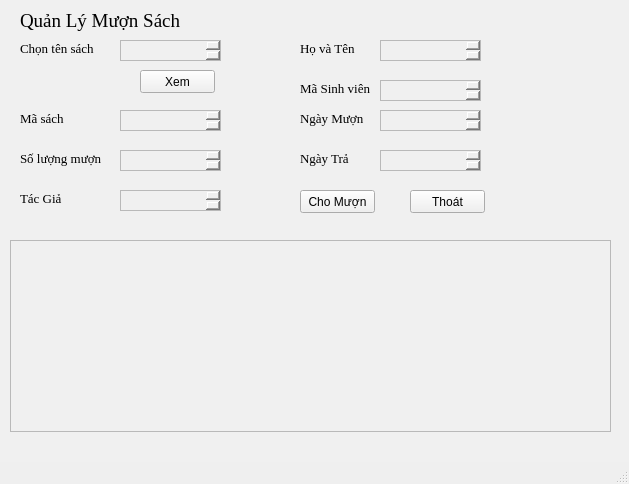
<?xml version="1.0" encoding="UTF-8"?>
<ui version="4.0">
 <class>MainWindow</class>
 <widget class="QMainWindow" name="MainWindow">
  <property name="geometry">
   <rect>
    <x>0</x>
    <y>0</y>
    <width>629</width>
    <height>484</height>
   </rect>
  </property>
  <property name="windowTitle">
   <string>MainWindow</string>
  </property>
  <widget class="QWidget" name="centralwidget">
   <property name="styleSheet">
    <string notr="true">QWidget {
    background-color: #f0f0f0;
}</string>
   </property>
   <widget class="QListView" name="lvDanhSachMuonSach">
    <property name="geometry">
     <rect>
      <x>10</x>
      <y>240</y>
      <width>601</width>
      <height>192</height>
     </rect>
    </property>
   </widget>
   <widget class="QLabel" name="label">
    <property name="geometry">
     <rect>
      <x>20</x>
      <y>10</y>
      <width>191</width>
      <height>21</height>
     </rect>
    </property>
    <property name="font">
     <font>
      <family>Times New Roman</family>
      <pointsize>14</pointsize>
     </font>
    </property>
    <property name="text">
     <string>Quản Lý Mượn Sách</string>
    </property>
   </widget>
   <widget class="QLabel" name="label_2">
    <property name="geometry">
     <rect>
      <x>20</x>
      <y>40</y>
      <width>81</width>
      <height>16</height>
     </rect>
    </property>
    <property name="font">
     <font>
      <family>Times New Roman</family>
      <pointsize>10</pointsize>
     </font>
    </property>
    <property name="text">
     <string>Chọn tên sách</string>
    </property>
   </widget>
   <widget class="QLabel" name="label_3">
    <property name="geometry">
     <rect>
      <x>20</x>
      <y>110</y>
      <width>81</width>
      <height>16</height>
     </rect>
    </property>
    <property name="font">
     <font>
      <family>Times New Roman</family>
      <pointsize>10</pointsize>
     </font>
    </property>
    <property name="text">
     <string>Mã sách</string>
    </property>
   </widget>
   <widget class="QLabel" name="label_4">
    <property name="geometry">
     <rect>
      <x>20</x>
      <y>190</y>
      <width>81</width>
      <height>16</height>
     </rect>
    </property>
    <property name="font">
     <font>
      <family>Times New Roman</family>
      <pointsize>10</pointsize>
     </font>
    </property>
    <property name="text">
     <string>Tác Giả</string>
    </property>
   </widget>
   <widget class="QLabel" name="label_5">
    <property name="geometry">
     <rect>
      <x>20</x>
      <y>150</y>
      <width>81</width>
      <height>16</height>
     </rect>
    </property>
    <property name="font">
     <font>
      <family>Times New Roman</family>
      <pointsize>10</pointsize>
     </font>
    </property>
    <property name="text">
     <string>Số lượng mượn</string>
    </property>
   </widget>
   <widget class="QPushButton" name="btnXemDanhSachSach">
    <property name="geometry">
     <rect>
      <x>140</x>
      <y>70</y>
      <width>75</width>
      <height>23</height>
     </rect>
    </property>
    <property name="text">
     <string>Xem</string>
    </property>
   </widget>
   <widget class="QTextEdit" name="txtChonSach">
    <property name="geometry">
     <rect>
      <x>120</x>
      <y>40</y>
      <width>101</width>
      <height>21</height>
     </rect>
    </property>
   </widget>
   <widget class="QTextEdit" name="txtMaSach">
    <property name="geometry">
     <rect>
      <x>120</x>
      <y>110</y>
      <width>101</width>
      <height>21</height>
     </rect>
    </property>
   </widget>
   <widget class="QTextEdit" name="txtSoLuong">
    <property name="geometry">
     <rect>
      <x>120</x>
      <y>150</y>
      <width>101</width>
      <height>21</height>
     </rect>
    </property>
   </widget>
   <widget class="QTextEdit" name="txtTacGia">
    <property name="geometry">
     <rect>
      <x>120</x>
      <y>190</y>
      <width>101</width>
      <height>21</height>
     </rect>
    </property>
   </widget>
   <widget class="QLabel" name="label_6">
    <property name="geometry">
     <rect>
      <x>300</x>
      <y>110</y>
      <width>81</width>
      <height>16</height>
     </rect>
    </property>
    <property name="font">
     <font>
      <family>Times New Roman</family>
      <pointsize>10</pointsize>
     </font>
    </property>
    <property name="text">
     <string>Ngày Mượn</string>
    </property>
   </widget>
   <widget class="QLabel" name="label_7">
    <property name="geometry">
     <rect>
      <x>300</x>
      <y>150</y>
      <width>81</width>
      <height>16</height>
     </rect>
    </property>
    <property name="font">
     <font>
      <family>Times New Roman</family>
      <pointsize>10</pointsize>
     </font>
    </property>
    <property name="text">
     <string>Ngày Trả</string>
    </property>
   </widget>
   <widget class="QPushButton" name="btnMuonSach">
    <property name="geometry">
     <rect>
      <x>300</x>
      <y>190</y>
      <width>75</width>
      <height>23</height>
     </rect>
    </property>
    <property name="text">
     <string>Cho Mượn</string>
    </property>
   </widget>
   <widget class="QPushButton" name="btnThoat">
    <property name="geometry">
     <rect>
      <x>410</x>
      <y>190</y>
      <width>75</width>
      <height>23</height>
     </rect>
    </property>
    <property name="text">
     <string>Thoát</string>
    </property>
   </widget>
   <widget class="QTextEdit" name="txtNgayMuon">
    <property name="geometry">
     <rect>
      <x>380</x>
      <y>110</y>
      <width>101</width>
      <height>21</height>
     </rect>
    </property>
   </widget>
   <widget class="QTextEdit" name="txtNgayTra">
    <property name="geometry">
     <rect>
      <x>380</x>
      <y>150</y>
      <width>101</width>
      <height>21</height>
     </rect>
    </property>
   </widget>
   <widget class="QLabel" name="label_8">
    <property name="geometry">
     <rect>
      <x>300</x>
      <y>40</y>
      <width>81</width>
      <height>16</height>
     </rect>
    </property>
    <property name="font">
     <font>
      <family>Times New Roman</family>
      <pointsize>10</pointsize>
     </font>
    </property>
    <property name="text">
     <string>Họ và Tên</string>
    </property>
   </widget>
   <widget class="QLabel" name="label_9">
    <property name="geometry">
     <rect>
      <x>300</x>
      <y>80</y>
      <width>81</width>
      <height>16</height>
     </rect>
    </property>
    <property name="font">
     <font>
      <family>Times New Roman</family>
      <pointsize>10</pointsize>
     </font>
    </property>
    <property name="text">
     <string>Mã Sinh viên</string>
    </property>
   </widget>
   <widget class="QTextEdit" name="txtMaSV">
    <property name="geometry">
     <rect>
      <x>380</x>
      <y>80</y>
      <width>101</width>
      <height>21</height>
     </rect>
    </property>
   </widget>
   <widget class="QTextEdit" name="txtHoTen">
    <property name="geometry">
     <rect>
      <x>380</x>
      <y>40</y>
      <width>101</width>
      <height>21</height>
     </rect>
    </property>
   </widget>
  </widget>
  <widget class="QMenuBar" name="menubar">
   <property name="geometry">
    <rect>
     <x>0</x>
     <y>0</y>
     <width>629</width>
     <height>21</height>
    </rect>
   </property>
  </widget>
  <widget class="QStatusBar" name="statusbar"/>
 </widget>
 <resources/>
 <connections/>
</ui>
